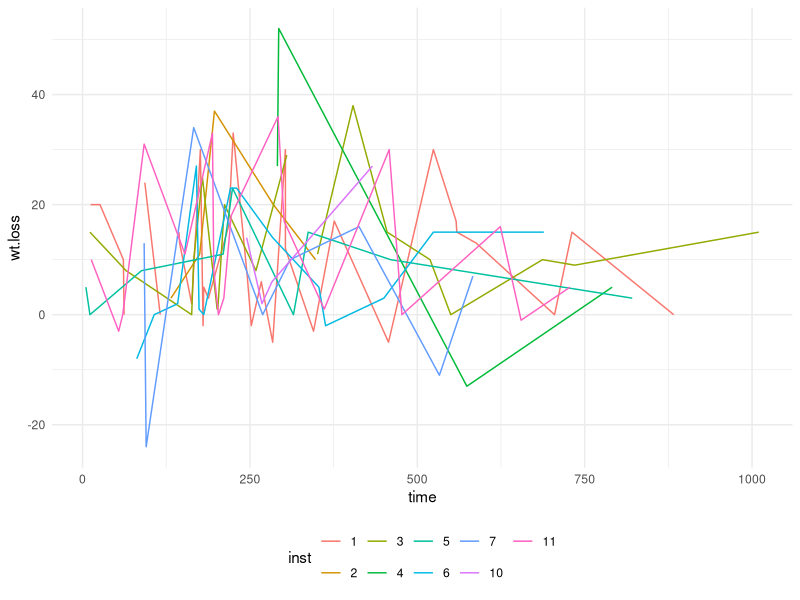

Reproduce this figure in R.
## ---- chunk 1
#| label: setup
#| include: false

knitr::opts_chunk$set(comment = " ")

library(knitr)
library(skimr)
library(survival)
library(tidyverse)

ggplot2::theme_set(ggplot2::theme_minimal())
## ---- chunk 2
#| message: false

mockdata = read_csv("lungdat_v1.csv") %>% 
  mutate_at(.vars = c("inst", "status", "sex", "ph.ecog"),.funs = as.factor) 
## ---- chunk 3
#| comment: " "
#| echo: true


mockdata %>%  
  skim()
## ---- chunk 4
#| label: fig-lung
#| fig-cap: Weight Loss Over Time by Recruitment Site
#| warning: false
mockdata %>% 
  ggplot(aes(time, wt.loss, color = inst)) + 
  geom_line() +
  theme(
    legend.position = "bottom",
    legend.direction = "horizontal"
    )
